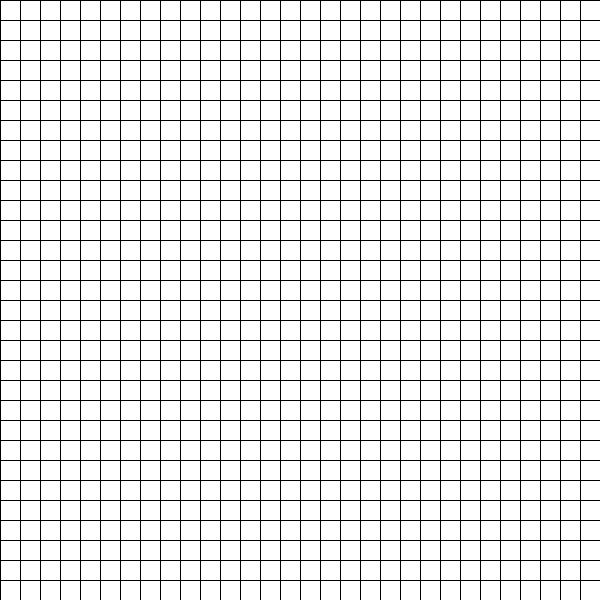
Frame 1 (no input)
Frame 60 (the mouse pressed at the canvas centre just before this capture): identical to frame 1, image omitted
Frame 120 (the mouse held since frame 60 and released just before this capture): identical to frame 1, image omitted

The Processing sketch that drew this single still picture (run headless with seeded random() and noise(); from frame 60 on, the mouse is pressed at the canvas centre):

// Processing sketch: MIDTERM_Q4
// ── MIDTERM_Q4.pde
// QUESTION 4 -
// this is currently drawing an angled line of rectangles - it should draw a square grid.

void setup() {
  size(600, 600);
}

void draw() {
  for (int x = 0; x<=600; x+=20) 
  {
    for (int y=0; y<=600; y+=20) 
    {
      rect(x, y, 40, 40);
      
    }
  }
}
